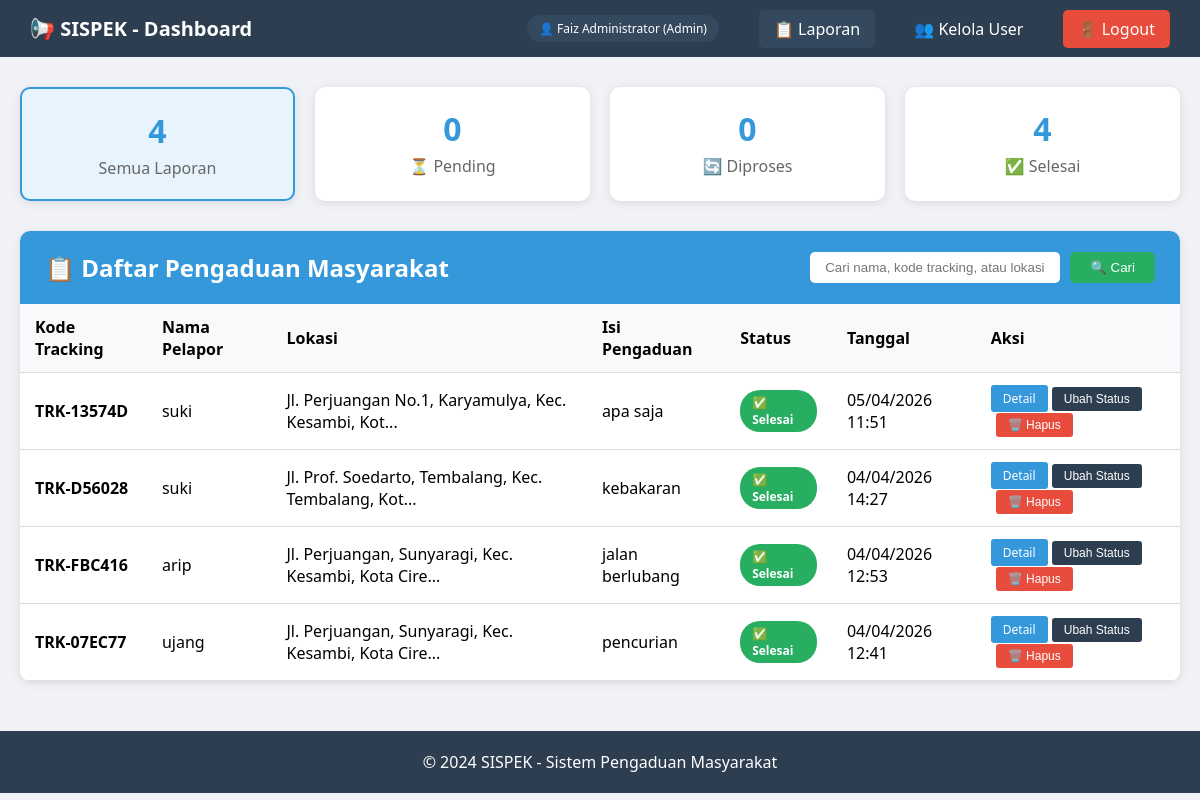
The app's page /pengaduan_masyarakat/admin/dashboard.php (signed in) with its own data.
### tables this page shows
CREATE TABLE `laporan` (
  `id_laporan` int(11) NOT NULL,
  `kode_tracking` varchar(20) NOT NULL,
  `nama_pelapor` varchar(100) NOT NULL,
  `email` varchar(100) NOT NULL,
  `lokasi` text NOT NULL,
  `isi_pengaduan` text NOT NULL,
  `bukti_file` varchar(255) DEFAULT NULL,
  `status` enum('pending','proses','selesai') NOT NULL DEFAULT 'pending',
  `tgl_input` timestamp NOT NULL DEFAULT current_timestamp()
);

### pengaduan_masyarakat/admin/dashboard.php (the view, shortened to what this page needs)
<?php
require_once '../config.php';
$nama_lengkap = $_SESSION['nama_lengkap'];
$level = $_SESSION['level'];
$filter_status = $_GET['status'] ?? 'semua';
$search = $_GET['search'] ?? '';
$sql = "SELECT * FROM laporan WHERE 1=1";
$sql .= " ORDER BY tgl_input DESC";
$stmt = $koneksi->prepare($sql);
$stmt->execute();
$result = $stmt->get_result();
$laporan_list = $result->fetch_all(MYSQLI_ASSOC);
$stat_query = "SELECT
    COUNT(*) as total,
    SUM(CASE WHEN status = 'pending' THEN 1 ELSE 0 END) as pending,
    SUM(CASE WHEN status = 'proses' THEN 1 ELSE 0 END) as proses,
    SUM(CASE WHEN status = 'selesai' THEN 1 ELSE 0 END) as selesai
    FROM laporan";
$stat_result = $koneksi->query($stat_query);
$stats = $stat_result->fetch_assoc();
?>
<!DOCTYPE html>
<html lang="id">
<head>
</head>
<body>
    <div class="navbar">
        <h1>📢 SISPEK - Dashboard</h1>
        <div class="user-info">
            <span>👤 <?php echo htmlspecialchars($nama_lengkap); ?> (<?php echo $level == 'admin' ? 'Admin' : 'Staff'; ?>)</span>
            <div class="nav-links">
                <a href="dashboard.php" class="active">📋 Laporan</a>
                <?php if ($level == 'admin'): ?>
                    <a href="kelola_admin.php">👥 Kelola User</a>
                <?php endif; ?>
                <a href="logout.php" class="btn-logout">🚪 Logout</a>
            </div>
        </div>
    </div>
    <div class="container">
        <div class="stats">
            <div class="stat-card <?php echo $filter_status == 'semua' ? 'active' : ''; ?>" onclick="window.location.href='?status=semua&search=<?php echo urlencode($search); ?>'">
                <div class="stat-number"><?php echo $stats['total']; ?></div>
                <div class="stat-label">Semua Laporan</div>
            </div>
            <div class="stat-card <?php echo $filter_status == 'pending' ? 'active' : ''; ?>" onclick="window.location.href='?status=pending&search=<?php echo urlencode($search); ?>'">
                <div class="stat-number"><?php echo $stats['pending']; ?></div>
                <div class="stat-label">⏳ Pending</div>
            </div>
            <div class="stat-card <?php echo $filter_status == 'proses' ? 'active' : ''; ?>" onclick="window.location.href='?status=proses&search=<?php echo urlencode($search); ?>'">
                <div class="stat-number"><?php echo $stats['proses']; ?></div>
                <div class="stat-label">🔄 Diproses</div>
            </div>
            <div class="stat-card <?php echo $filter_status == 'selesai' ? 'active' : ''; ?>" onclick="window.location.href='?status=selesai&search=<?php echo urlencode($search); ?>'">
                <div class="stat-number"><?php echo $stats['selesai']; ?></div>
                <div class="stat-label">✅ Selesai</div>
            </div>
        </div>
        <div class="card">
            <div class="card-header">
                <h2>📋 Daftar Pengaduan Masyarakat</h2>
                <form method="GET" class="search-form">
                    <input type="text" name="search" placeholder="Cari nama, kode tracking, atau lokasi..." value="<?php echo htmlspecialchars($search); ?>">
                    <button type="submit">🔍 Cari</button>
                </form>
            </div>
            <div style="overflow-x: auto;">
                <?php if (count($laporan_list) > 0): ?>
                    <table>
                        <thead>
                            <tr>
                                <th>Kode Tracking</th>
                                <th>Nama Pelapor</th>
                                <th>Lokasi</th>
                                <th>Isi Pengaduan</th>
                                <th>Status</th>
                                <th>Tanggal</th>
                                <th>Aksi</th>
                            </tr>
                        </thead>
                        <tbody>
                            <?php foreach ($laporan_list as $laporan): ?>
                            <tr>
                                <td><strong><?php echo htmlspecialchars($laporan['kode_tracking']); ?></strong></td>
                                <td><?php echo htmlspecialchars($laporan['nama_pelapor']); ?></td>
                                <td><?php echo htmlspecialchars(substr($laporan['lokasi'], 0, 50)) . (strlen($laporan['lokasi']) > 50 ? '...' : ''); ?></td>
                                <td><?php echo htmlspecialchars(substr($laporan['isi_pengaduan'], 0, 60)) . (strlen($laporan['isi_pengaduan']) > 60 ? '...' : ''); ?></td>
                                <td>
                                    <span class="badge badge-<?php echo $laporan['status']; ?>">
                                        <?php
                                        $status_label = [
                                            'pending' => '⏳ Pending',
                                            'proses' => '🔄 Diproses',
                                            'selesai' => '✅ Selesai'
                                        ];
                                        echo $status_label[$laporan['status']];
                                        ?>
                                    </span>
                                </td>
                                <td><?php echo date('d/m/Y H:i', strtotime($laporan['tgl_input'])); ?></td>
                                <td>
                                    <a href="detail_laporan.php?id=<?php echo $laporan['id_laporan']; ?>" class="btn-detail">Detail</a>
                                    <button class="btn-status" onclick="openStatusModal(<?php echo $laporan['id_laporan']; ?>, '<?php echo $laporan['status']; ?>', '<?php echo $laporan['kode_tracking']; ?>')">Ubah Status</button>
                                    <button class="btn-delete" onclick="hapusLaporan(<?php echo $laporan['id_laporan']; ?>, '<?php echo $laporan['kode_tracking']; ?>')">🗑️ Hapus</button>
                                </td>
                            </tr>
                            <?php endforeach; ?>
                        </tbody>
                    </table>
                <?php else: ?>
                    <div class="no-data">
                        📭 Belum ada data laporan
                    </div>
                <?php endif; ?>
            </div>
        </div>
    </div>
    <footer>
        <p>&copy; 2024 SISPEK - Sistem Pengaduan Masyarakat</p>
    </footer>
</body>
</html>

### pengaduan_masyarakat/admin/dashboard.php (style rules this page uses)
* { margin: 0; padding: 0; box-sizing: border-box; }
body { font-family: 'Segoe UI', Arial, sans-serif; background: #f0f2f5; }
.navbar { background: #2c3e50; color: white; padding: 15px 30px; display: flex; justify-content: space-between; align-items: center; flex-wrap: wrap; }
.navbar h1 { font-size: 20px; }
.user-info { display: flex; align-items: center; gap: 20px; flex-wrap: wrap; }
.user-info span { background: #34495e; padding: 5px 12px; border-radius: 20px; font-size: 12px; }
.nav-links a { color: white; text-decoration: none; margin-left: 20px; padding: 8px 15px; border-radius: 5px; }
.nav-links a:hover, .nav-links a.active { background: #34495e; }
.btn-logout { background: #e74c3c; color: white; padding: 8px 15px; border: none; border-radius: 5px; cursor: pointer; text-decoration: none; }
.container { max-width: 1400px; margin: 30px auto; padding: 0 20px; }
.stats { display: grid; grid-template-columns: repeat(auto-fit, minmax(200px, 1fr)); gap: 20px; margin-bottom: 30px; }
.stat-card { background: white; padding: 20px; border-radius: 10px; text-align: center; box-shadow: 0 2px 10px rgba(0,0,0,0.1); cursor: pointer; transition: transform 0.2s; }
.stat-card.active { border: 2px solid #3498db; background: #e8f4fd; }
.stat-number { font-size: 32px; font-weight: bold; color: #3498db; }
.stat-label { color: #666; margin-top: 5px; }
.card { background: white; border-radius: 10px; box-shadow: 0 2px 10px rgba(0,0,0,0.1); overflow: hidden; }
.card-header { background: #3498db; color: white; padding: 20px 25px; display: flex; justify-content: space-between; align-items: center; flex-wrap: wrap; gap: 15px; }
.card-header h2 { margin-bottom: 0; }
.search-form { display: flex; gap: 10px; }
.search-form input { padding: 8px 15px; border: none; border-radius: 5px; width: 250px; }
.search-form button { padding: 8px 20px; background: #27ae60; color: white; border: none; border-radius: 5px; cursor: pointer; }
table { width: 100%; border-collapse: collapse; }
th, td { padding: 12px 15px; text-align: left; border-bottom: 1px solid #ddd; }
th { background: #f8f9fa; font-weight: bold; }
.badge { padding: 4px 12px; border-radius: 20px; font-size: 12px; font-weight: bold; display: inline-block; }
.badge-selesai { background: #27ae60; color: white; }
.btn-status { background: #2c3e50; color: white; padding: 5px 12px; border: none; border-radius: 3px; cursor: pointer; font-size: 12px; }
.btn-detail { background: #3498db; color: white; padding: 5px 12px; border: none; border-radius: 3px; cursor: pointer; text-decoration: none; font-size: 12px; display: inline-block; }
.btn-delete { background: #e74c3c; color: white; padding: 5px 12px; border: none; border-radius: 3px; cursor: pointer; font-size: 12px; margin-left: 5px; }
footer { text-align: center; padding: 20px; background: #2c3e50; color: white; margin-top: 50px; }

### records on screen
laporan: kode_tracking "TRK-13574D", nama_pelapor "suki", lokasi "Jl. Perjuangan No.1, Karyamulya, Kec. Kesambi, Kot", isi_pengaduan "apa saja", status "✅ Selesai", tgl_input "05/04/2026 11:51"
laporan: kode_tracking "TRK-D56028", nama_pelapor "suki", lokasi "Jl. Prof. Soedarto, Tembalang, Kec. Tembalang, Kot", isi_pengaduan "kebakaran", status "✅ Selesai", tgl_input "04/04/2026 14:27"
laporan: kode_tracking "TRK-FBC416", nama_pelapor "arip", lokasi "Jl. Perjuangan, Sunyaragi, Kec. Kesambi, Kota Cire", isi_pengaduan "jalan berlubang", status "✅ Selesai", tgl_input "04/04/2026 12:53"
laporan: kode_tracking "TRK-07EC77", nama_pelapor "ujang", lokasi "Jl. Perjuangan, Sunyaragi, Kec. Kesambi, Kota Cire", isi_pengaduan "pencurian", status "✅ Selesai", tgl_input "04/04/2026 12:41"

### other values on screen
$nama_lengkap "Faiz Administrator"
$stats['total'] "4"
$stats['pending'] "0"
$stats['proses'] "0"
$stats['selesai'] "4"
